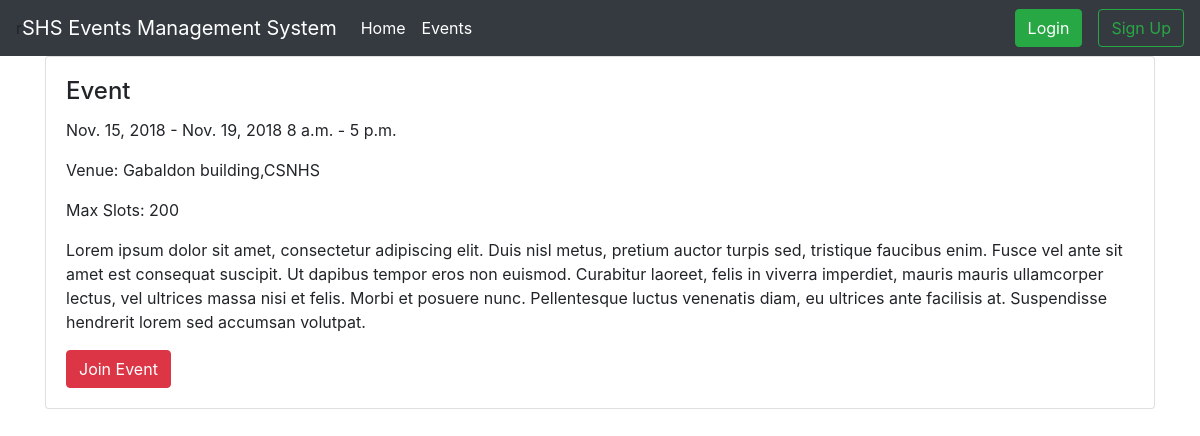
The app's page /events/1/ with its own data.
### events/models.py (models this page shows, shortened)
class Event(models.Model):
    name = models.CharField("Name of Event",max_length = 100,default = "")
    description = models.TextField("Description",max_length = 2000, blank = True)
    max_slots = models.IntegerField("Max Slots",blank=True, default = 0)
    date_from = models.DateField('Start Date')
    date_to = models.DateField("End Date")
    time_from = models.TimeField("Start Time")
    time_to = models.TimeField("End Time")
    venue=models.CharField("Venue", max_length = 100)
    date_created = models.DateTimeField("date Created", auto_now_add=True )
    creator = models.ForeignKey(to="users.Participant",on_delete = models.CASCADE)

### events/views.py (the view)
# urls.py: path("events/<int:pk>/", EventDetailView.as_view(), name = "event_detail")
class EventDetailView(DetailView):
    model = Event
    template_name = "event_detail.html"
    context_object_name = "event"

### templates/event_detail.html (shortened to what this page needs)
{% extends "base.html"%}
{% block content %}
<div class="card">
        <div class="card-body">
          <h4 class="card-title">{{event.name}}</h4>
          <p class="card-text">
              {{ event.date_from}} -
              {{ event.date_to}}
              {{ event.time_from}} -
              {{ event.time_to}}
         </p>
         <p class="card-text">Venue:
               {{ event.venue }}
         </p>
        <p class="card-text">Max Slots:
                {{ event.max_slots }}
        </p>
        <p class="card-text">
                {{ event.description }}
        </p>
        <a href="{% url 'event_join' event.pk %}" class="btn btn-danger">Join Event</a>
        </div>
      </div>
{% endblock %}

### records on screen
Event: name "Event", date_from "Nov. 15, 2018", date_to "Nov. 19, 2018", time_from "8 a.m.", time_to "5 p.m.", venue "Gabaldon building,CSNHS", max_slots "200", description "Lorem ipsum dolor sit amet, consectetur adipiscing elit. Duis nisl metus, pretium auctor turpis sed, tristique faucibus enim. Fusce vel ante sit amet est consequat suscipit. Ut dapibus tempor eros non euismod. Curabitur laoreet, felis in viverra imperdiet, mauris mauris ullamcorper lectus, vel ultrices massa nisi et felis. Morbi et posuere nunc. Pellentesque luctus venenatis diam, eu ultrices ante facilisis at. Suspendisse hendrerit lorem sed accumsan volutpat."
